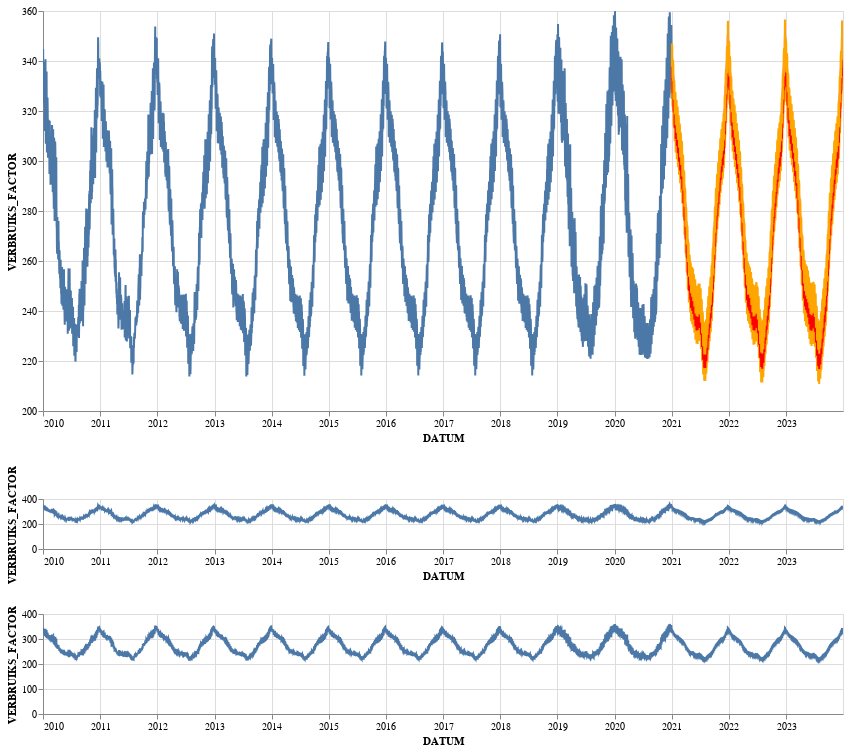

Notebook cell for this chart:
### Code cell
# Interactive zoom on both X and Y axis with two lower graphs.
df_nedu = df_nedu_e1a
df_nedu_pred_low = df_nedu_e1a_low_pred
df_nedu_pred_mid = df_nedu_e1a_mid_pred
df_nedu_pred_high = df_nedu_e1a_high_pred

interval = alt.selection_interval(encodings=['x'])
verbruik_range = alt.selection_interval(encodings=['y'])

base = alt.Chart(df_nedu.reset_index()).mark_line(clip=True).encode(
    x='DATUM:T',
    y='VERBRUIKS_FACTOR:Q'
)

forecast_low = alt.Chart(df_nedu_pred_low.reset_index()).mark_line(clip=True).encode(
                     x='DATUM:T',
                     y='VERBRUIKS_FACTOR:Q'
                     )
    
forecast_mid = alt.Chart(df_nedu_pred_mid.reset_index()).mark_line(clip=True).encode(
                     x='DATUM:T',
                     y='VERBRUIKS_FACTOR:Q'
                     )

forecast_high = alt.Chart(df_nedu_pred_high.reset_index()).mark_line(clip=True).encode(
                     x='DATUM:T',
                     y='VERBRUIKS_FACTOR:Q'
                     )
    
chart = base.encode(
    x=alt.X('DATUM:T', scale=alt.Scale(domain=interval.ref())),
    y=alt.Y('VERBRUIKS_FACTOR:Q', scale=alt.Scale(domain=verbruik_range.ref()))
).properties(
    width=800,
    height=400)

forecast_low_chart = forecast_low.encode(
    x=alt.X('DATUM:T', scale=alt.Scale(domain=interval.ref())),
    y=alt.Y('VERBRUIKS_FACTOR:Q', scale=alt.Scale(domain=verbruik_range.ref())),color=alt.value('orange')
).properties(
    width=800,
    height=400)

forecast_mid_chart = forecast_mid.encode(
    x=alt.X('DATUM:T', scale=alt.Scale(domain=interval.ref())),
    y=alt.Y('VERBRUIKS_FACTOR:Q', scale=alt.Scale(domain=verbruik_range.ref())),color=alt.value('red')
).properties(
    width=800,
    height=400)

forecast_high_chart = forecast_high.encode(
    x=alt.X('DATUM:T', scale=alt.Scale(domain=interval.ref())),
    y=alt.Y('VERBRUIKS_FACTOR:Q', scale=alt.Scale(domain=verbruik_range.ref())),color=alt.value('orange')
).properties(
    width=800,
    height=400)
    
view = base+forecast_low.add_selection(
    interval
).properties(
    width=800,
    height=50,
)

window = base+forecast_low.add_selection(
    verbruik_range
).properties(
    width=800,
    height=100,
)

chart + forecast_low_chart + forecast_mid_chart + forecast_high_chart & view & window

### Figure 1 — Vega-Lite specification as saved in the notebook (floating-point values rounded to 4 significant figures; data arrays with more than 128 entries replaced by an {"elided": "..."} marker saying what was removed)
{"config": {"view": {"continuousWidth": 400, "continuousHeight": 300}}, "vconcat": [{"layer": [{"data": {"name": "data-aacdf4e63338a0974718df53a8e18618"}, "mark": {"type": "line", "clip": true}, "encoding": {"x": {"type": "temporal", "field": "DATUM", "scale": {"domain": {"selection": "selector001"}}}, "y": {"type": "quantitative", "field": "VERBRUIKS_FACTOR", "scale": {"domain": {"selection": "selector002"}}}}, "height": 400, "width": 800}, {"data": {"name": "data-28a28e9e31903f8f23e5ef321c30ffe0"}, "mark": {"type": "line", "clip": true}, "encoding": {"color": {"value": "orange"}, "x": {"type": "temporal", "field": "DATUM", "scale": {"domain": {"selection": "selector001"}}}, "y": {"type": "quantitative", "field": "VERBRUIKS_FACTOR", "scale": {"domain": {"selection": "selector002"}}}}, "height": 400, "width": 800}, {"data": {"name": "data-d5a07cefe80ad3095e4b1842d7dfe3d7"}, "mark": {"type": "line", "clip": true}, "encoding": {"color": {"value": "red"}, "x": {"type": "temporal", "field": "DATUM", "scale": {"domain": {"selection": "selector001"}}}, "y": {"type": "quantitative", "field": "VERBRUIKS_FACTOR", "scale": {"domain": {"selection": "selector002"}}}}, "height": 400, "width": 800}, {"data": {"name": "data-f2e6e5c6d17c29ee7c90dba6fcb5e757"}, "mark": {"type": "line", "clip": true}, "encoding": {"color": {"value": "orange"}, "x": {"type": "temporal", "field": "DATUM", "scale": {"domain": {"selection": "selector001"}}}, "y": {"type": "quantitative", "field": "VERBRUIKS_FACTOR", "scale": {"domain": {"selection": "selector002"}}}}, "height": 400, "width": 800}]}, {"layer": [{"data": {"name": "data-aacdf4e63338a0974718df53a8e18618"}, "mark": {"type": "line", "clip": true}, "encoding": {"x": {"type": "temporal", "field": "DATUM"}, "y": {"type": "quantitative", "field": "VERBRUIKS_FACTOR"}}}, {"data": {"name": "data-28a28e9e31903f8f23e5ef321c30ffe0"}, "mark": {"type": "line", "clip": true}, "encoding": {"x": {"type": "temporal", "field": "DATUM"}, "y": {"type": "quantitative", "field": "VERBRUIKS_FACTOR"}}, "height": 50, "selection": {"selector001": {"type": "interval", "encodings": ["x"]}}, "width": 800}]}, {"layer": [{"data": {"name": "data-aacdf4e63338a0974718df53a8e18618"}, "mark": {"type": "line", "clip": true}, "encoding": {"x": {"type": "temporal", "field": "DATUM"}, "y": {"type": "quantitative", "field": "VERBRUIKS_FACTOR"}}}, {"data": {"name": "data-28a28e9e31903f8f23e5ef321c30ffe0"}, "mark": {"type": "line", "clip": true}, "encoding": {"x": {"type": "temporal", "field": "DATUM"}, "y": {"type": "quantitative", "field": "VERBRUIKS_FACTOR"}}, "height": 100, "selection": {"selector002": {"type": "interval", "encodings": ["y"]}}, "width": 800}]}], "$schema": "https://vega.github.io/schema/vega-lite/v4.8.1.json", "datasets": {"data-aacdf4e63338a0974718df53a8e18618": {"elided": "4018 records"}, "data-28a28e9e31903f8f23e5ef321c30ffe0": {"elided": "1095 records"}, "data-d5a07cefe80ad3095e4b1842d7dfe3d7": {"elided": "1095 records"}, "data-f2e6e5c6d17c29ee7c90dba6fcb5e757": {"elided": "1095 records"}}}
